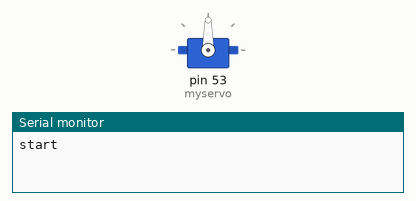
Bench run of a sketch on a simulated Arduino Mega 2560, built with avr-gcc and run on an emulated ATmega2560. Parts: servo, the last lines printed to the serial monitor.

Above: at 0.1 s.
At 8.1 s:
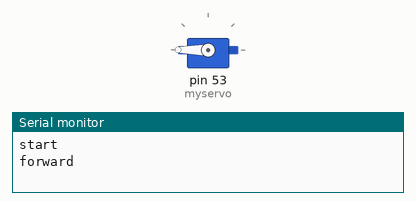
At 13.6 s:
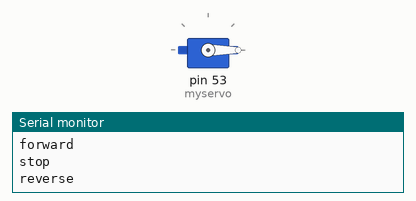
Timing chart, 0 to 20.0 s (numbered marks = the images above):
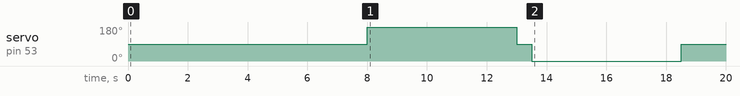

The sketch:

Calibrate_esc.ino
```cpp
#include <Servo.h>
Servo myservo;

void setup()
{
  Serial.begin(9600);
  myservo.attach(53);
}

void loop()
{
  Serial.println("start");
  myservo.write(90);
  delay(8000);
  Serial.println("forward");
  myservo.write(180);
  delay(5000);
  Serial.println("stop");
  myservo.write(90);
  delay(500);
  Serial.println("reverse");
  myservo.write(0);
  delay(5000);
  Serial.println("done");
  myservo.write(90);
  delay(1000000);
}
```

Measured:
- by itself, servo on pin 53 (myservo): 90° → 180° at 8.0 s, → 90° 5.0 s later, → 0° 0.50 s later, → 90° 5.0 s later
